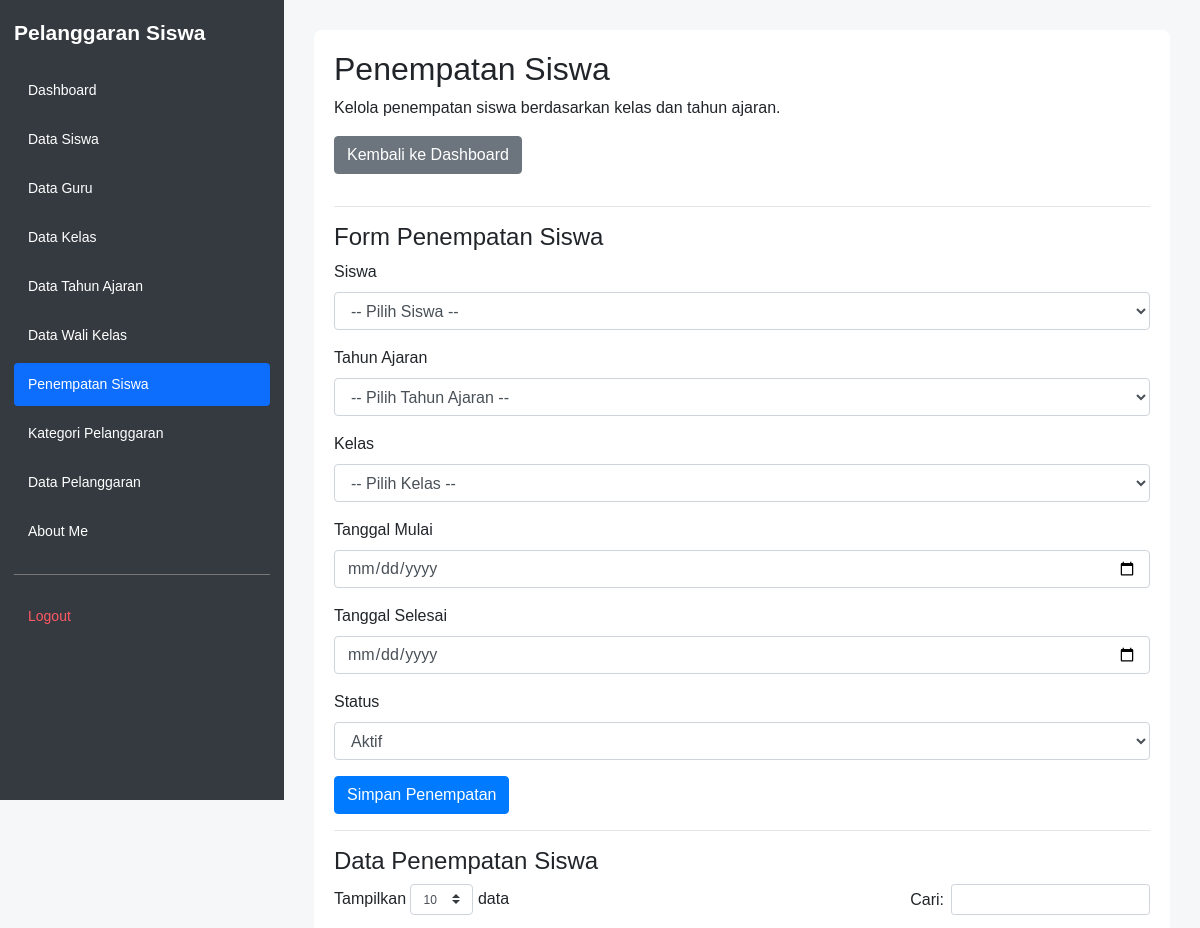
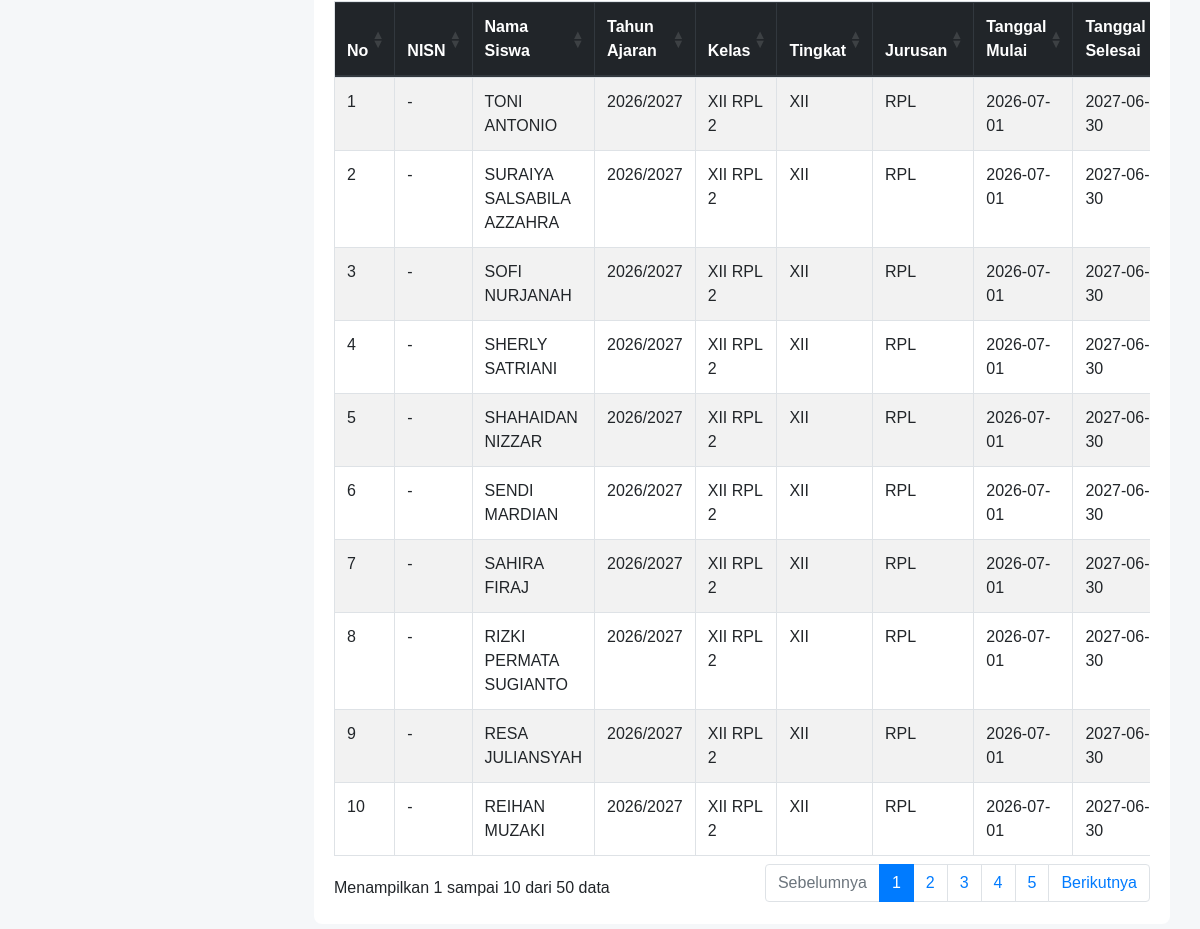
Screenshot of /penempatan_siswa.php (signed in) with the database file from the repository (2 pictures, top to bottom).
### tables this page shows
CREATE TABLE `t_kelas_siswa` (
  `id` int(11) NOT NULL AUTO_INCREMENT,
  `siswa_id` int(11) DEFAULT NULL,
  `tahun_ajaran_id` int(11) DEFAULT NULL,
  `kelas_id` int(11) DEFAULT NULL,
  `tanggal_mulai` date NOT NULL,
  `tanggal_selesai` date NOT NULL,
  `status_aktif` tinyint(1) NOT NULL,
  `created_at` timestamp NOT NULL DEFAULT current_timestamp(),
  `updated_at` timestamp NOT NULL DEFAULT current_timestamp(),
  PRIMARY KEY (`id`),
  UNIQUE KEY `uq_t_kelas_siswa_siswa_ta` (`siswa_id`,`tahun_ajaran_id`),
  KEY `kelas_id` (`kelas_id`),
  KEY `siswa_id` (`siswa_id`),
  KEY `tahun_ajaran_id` (`tahun_ajaran_id`),
  CONSTRAINT `t_kelas_siswa_ibfk_1` FOREIGN KEY (`siswa_id`) REFERENCES `t_siswa` (`id`) ON DELETE CASCADE,
  CONSTRAINT `t_kelas_siswa_ibfk_2` FOREIGN KEY (`tahun_ajaran_id`) REFERENCES `t_tahun_ajaran` (`id`) ON DELETE CASCADE
);

CREATE TABLE `t_siswa` (
  `id` int(11) NOT NULL AUTO_INCREMENT,
  `nis` varchar(20) DEFAULT NULL,
  `nisn` varchar(20) DEFAULT NULL,
  `nama` varchar(150) DEFAULT NULL,
  `jenis_kelamin` varchar(4) NOT NULL,
  `tanggal_lahir` date NOT NULL,
  `alamat` text NOT NULL,
  `status_aktif` tinyint(1) NOT NULL,
  `created_at` timestamp NOT NULL DEFAULT current_timestamp(),
  `updated_at` timestamp NOT NULL DEFAULT current_timestamp(),
  PRIMARY KEY (`id`),
  UNIQUE KEY `uq_t_siswa_nisn` (`nisn`),
  UNIQUE KEY `uq_t_siswa_nis` (`nis`)
);

CREATE TABLE `t_tahun_ajaran` (
  `id` int(11) NOT NULL AUTO_INCREMENT,
  `nama` varchar(20) DEFAULT NULL,
  `tanggal_mulai` date NOT NULL,
  `tanggal_selesai` date NOT NULL,
  `status_aktif` tinyint(1) NOT NULL,
  `created_at` timestamp NOT NULL DEFAULT current_timestamp(),
  `updated_at` timestamp NOT NULL DEFAULT current_timestamp(),
  PRIMARY KEY (`id`),
  UNIQUE KEY `uq_t_tahun_ajaran_nama` (`nama`)
);

CREATE TABLE `t_kelas` (
  `id` int(11) NOT NULL AUTO_INCREMENT,
  `nama` varchar(100) DEFAULT NULL,
  `tingkat` varchar(20) NOT NULL,
  `jurusan` varchar(100) NOT NULL,
  `status_aktif` tinyint(1) NOT NULL,
  `created_at` timestamp NOT NULL DEFAULT current_timestamp(),
  `updated_at` timestamp NOT NULL DEFAULT current_timestamp(),
  PRIMARY KEY (`id`),
  UNIQUE KEY `uq_t_kelas_nama` (`nama`)
);

### penempatan_siswa.php (the view, shortened to what this page needs)
<?php
require_once 'config/koneksi.php';
function h($value) {
    return htmlspecialchars((string)($value ?? '-'), ENT_QUOTES, 'UTF-8');
}
$sql = "
    SELECT
        ks.id,
        s.nisn,
        s.nama AS nama_siswa,
        ta.nama AS tahun_ajaran,
        k.nama AS nama_kelas,
        k.tingkat,
        k.jurusan,
        ks.tanggal_mulai,
        ks.tanggal_selesai,
        ks.status_aktif
    FROM t_kelas_siswa ks
    LEFT JOIN t_siswa s
        ON ks.siswa_id = s.id
    LEFT JOIN t_tahun_ajaran ta
        ON ks.tahun_ajaran_id = ta.id
    LEFT JOIN t_kelas k
        ON ks.kelas_id = k.id
    ORDER BY ks.id DESC
";
$hasil = mysqli_query($koneksi, $sql);
?>
<!DOCTYPE html>
<html lang="id">
<head>
    <link rel="stylesheet"
          href="https://cdn.jsdelivr.net/npm/bootstrap@4.1.3/dist/css/bootstrap.min.css">
    <link rel="stylesheet"
          href="https://cdn.datatables.net/1.13.8/css/dataTables.bootstrap4.min.css">
    <link rel="stylesheet" href="layout/layout.css">
</head>
<body>
<?php include 'layout/sidebar.php'; ?>
<main class="app-main">
<div class="konten">
        <h2>Penempatan Siswa</h2>
        <p>Kelola penempatan siswa berdasarkan kelas dan tahun ajaran.</p>
        <a href="dashboard.php" class="btn btn-secondary mb-3">
            Kembali ke Dashboard
        </a>
        <hr>
        <h4>Form Penempatan Siswa</h4>
        <form action="proses_simpan_penempatan.php" method="POST">
            <div class="form-group">
                <label for="siswa_id">Siswa</label>
                <select name="siswa_id" id="siswa_id"
                        class="form-control" required>
                    <option value="">-- Pilih Siswa --</option>
                </select>
            </div>
            <div class="form-group">
                <label for="tahun_ajaran_id">Tahun Ajaran</label>
                <select name="tahun_ajaran_id" id="tahun_ajaran_id"
                        class="form-control" required>
                    <option value="">-- Pilih Tahun Ajaran --</option>
                </select>
            </div>
            <div class="form-group">
                <label for="kelas_id">Kelas</label>
                <select name="kelas_id" id="kelas_id"
                        class="form-control" required>
                    <option value="">-- Pilih Kelas --</option>
                </select>
            </div>
            <div class="form-group">
                <label for="tanggal_mulai">Tanggal Mulai</label>
                <input type="date" name="tanggal_mulai"
                       id="tanggal_mulai" class="form-control" required>
            </div>
            <div class="form-group">
                <label for="tanggal_selesai">Tanggal Selesai</label>
                <input type="date" name="tanggal_selesai"
                       id="tanggal_selesai" class="form-control" required>
            </div>
            <div class="form-group">
                <label for="status_aktif">Status</label>
                <select name="status_aktif" id="status_aktif"
                        class="form-control" required>
                    <option value="1">Aktif</option>
                </select>
            </div>
            <button type="submit" class="btn btn-primary">
                Simpan Penempatan
            </button>
        </form>
        <hr>
        <h4>Data Penempatan Siswa</h4>
        <div class="table-responsive">
            <table id="tabelPenempatan"
                   class="table table-bordered table-striped table-hover">
                <thead class="thead-dark">
                    <tr>
                        <th>No</th>
                        <th>NISN</th>
                        <th>Nama Siswa</th>
                        <th>Tahun Ajaran</th>
                        <th>Kelas</th>
                        <th>Tingkat</th>
                        <th>Jurusan</th>
                        <th>Tanggal Mulai</th>
                        <th>Tanggal Selesai</th>
                    </tr>
                </thead>
                <tbody>
                <?php $no = 1; ?>
                <?php while ($row = mysqli_fetch_assoc($hasil)): ?>
                    <tr>
                        <td><?= $no++; ?></td>
                        <td><?= h($row['nisn']); ?></td>
                        <td><?= h($row['nama_siswa']); ?></td>
                        <td><?= h($row['tahun_ajaran']); ?></td>
                        <td><?= h($row['nama_kelas']); ?></td>
                        <td><?= h($row['tingkat']); ?></td>
                        <td><?= h($row['jurusan']); ?></td>
                        <td><?= h($row['tanggal_mulai']); ?></td>
                        <td><?= h($row['tanggal_selesai']); ?></td>
                    </tr>
                <?php endwhile; ?>
                </tbody>
            </table>
        </div>
    </div>
    </main>
</body>
</html>

### layout/layout.css (style rules this page uses)
* { box-sizing: border-box; }
html, body { margin: 0; padding: 0; min-height: 100vh; font-family: Arial, sans-serif; background: #f5f7f9; }
.app-main { display: block; width: auto; min-width: 0; min-height: 100vh; margin-left: 284px; padding: 30px; }
.app-main h1, .app-main h2 { margin-top: 0; }
.app-main .table-responsive { width: 100%; }

### penempatan_siswa.php (style rules this page uses)
body { background: #f4f7f9; }
.konten { background: white; padding: 20px; border-radius: 8px; }

### rows the page displays
t_kelas_siswa: siswa.nisn "-", siswa.nama "TONI ANTONIO", tahun_ajaran.nama "2026/2027", kelas.nama "XII RPL 2", kelas.tingkat "XII", kelas.jurusan "RPL", tanggal_mulai "2026-07-01", tanggal_selesai "2027-06-30"
t_kelas_siswa: siswa.nisn "-", siswa.nama "SURAIYA SALSABILA AZZAHRA", tahun_ajaran.nama "2026/2027", kelas.nama "XII RPL 2", kelas.tingkat "XII", kelas.jurusan "RPL", tanggal_mulai "2026-07-01", tanggal_selesai "2027-06-30"
t_kelas_siswa: siswa.nisn "-", siswa.nama "SOFI NURJANAH", tahun_ajaran.nama "2026/2027", kelas.nama "XII RPL 2", kelas.tingkat "XII", kelas.jurusan "RPL", tanggal_mulai "2026-07-01", tanggal_selesai "2027-06-30"
t_kelas_siswa: siswa.nisn "-", siswa.nama "SHERLY SATRIANI", tahun_ajaran.nama "2026/2027", kelas.nama "XII RPL 2", kelas.tingkat "XII", kelas.jurusan "RPL", tanggal_mulai "2026-07-01", tanggal_selesai "2027-06-30"
t_kelas_siswa: siswa.nisn "-", siswa.nama "SHAHAIDAN NIZZAR", tahun_ajaran.nama "2026/2027", kelas.nama "XII RPL 2", kelas.tingkat "XII", kelas.jurusan "RPL", tanggal_mulai "2026-07-01", tanggal_selesai "2027-06-30"
t_kelas_siswa: siswa.nisn "-", siswa.nama "SENDI MARDIAN", tahun_ajaran.nama "2026/2027", kelas.nama "XII RPL 2", kelas.tingkat "XII", kelas.jurusan "RPL", tanggal_mulai "2026-07-01", tanggal_selesai "2027-06-30"
t_kelas_siswa: siswa.nisn "-", siswa.nama "SAHIRA FIRAJ", tahun_ajaran.nama "2026/2027", kelas.nama "XII RPL 2", kelas.tingkat "XII", kelas.jurusan "RPL", tanggal_mulai "2026-07-01", tanggal_selesai "2027-06-30"
t_kelas_siswa: siswa.nisn "-", siswa.nama "RIZKI PERMATA SUGIANTO", tahun_ajaran.nama "2026/2027", kelas.nama "XII RPL 2", kelas.tingkat "XII", kelas.jurusan "RPL", tanggal_mulai "2026-07-01", tanggal_selesai "2027-06-30"
t_kelas_siswa: siswa.nisn "-", siswa.nama "RESA JULIANSYAH", tahun_ajaran.nama "2026/2027", kelas.nama "XII RPL 2", kelas.tingkat "XII", kelas.jurusan "RPL", tanggal_mulai "2026-07-01", tanggal_selesai "2027-06-30"
t_kelas_siswa: siswa.nisn "-", siswa.nama "REIHAN MUZAKI", tahun_ajaran.nama "2026/2027", kelas.nama "XII RPL 2", kelas.tingkat "XII", kelas.jurusan "RPL", tanggal_mulai "2026-07-01", tanggal_selesai "2027-06-30"

### other values shown
$label "Dashboard"
$label "Data Siswa"
$label "Data Guru"
$label "Data Kelas"
$label "Data Tahun Ajaran"
$label "Data Wali Kelas"
$label "Penempatan Siswa"
$label "Kategori Pelanggaran"
$label "Data Pelanggaran"
$label "About Me"
